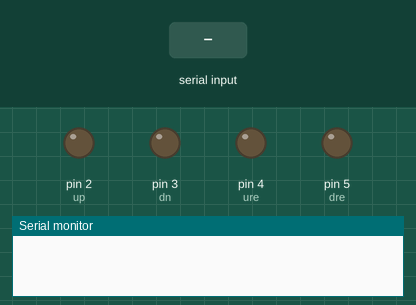
A sketch run on a simulated Arduino Uno, built with avr-gcc and run on an emulated ATmega328P. Shown: output pins drawn as LEDs (lit = HIGH), the last lines printed to the serial monitor. The test bench sets the inputs (shaded band).

Above: at 1.2 s.
1.3 s: "down" received over Serial
At 2.6 s:
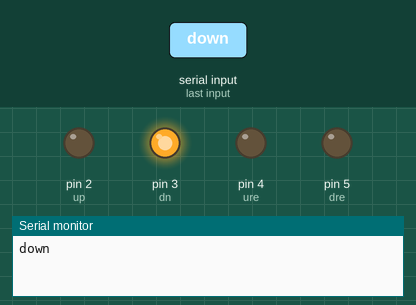
3.8 s: "up" received over Serial
At 5.6 s:
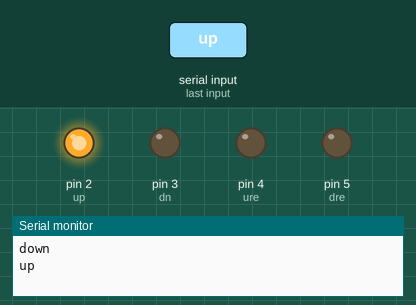
6.3 s: "head down" received over Serial
At 7.8 s:
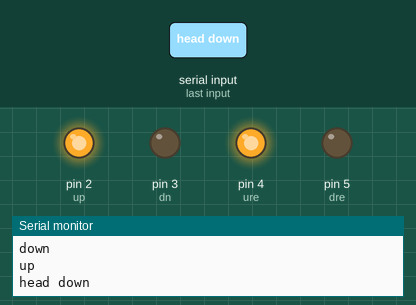
8.8 s: "head up" received over Serial
At 10.9 s:
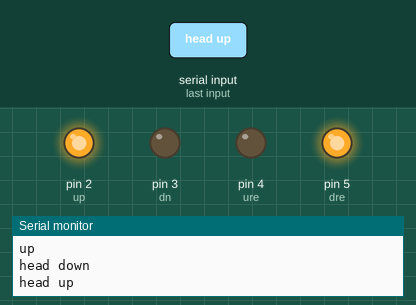
11.3 s: "home" received over Serial
At 12.6 s:
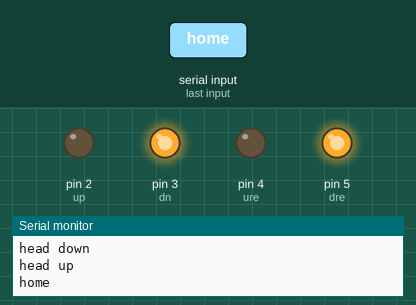
13.8 s: "head down" received over Serial
At 15.9 s:
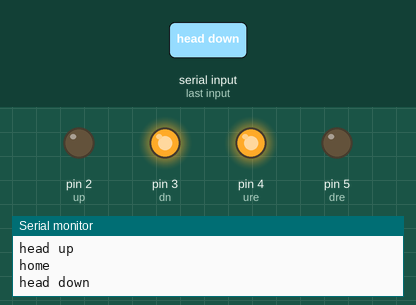
Timing chart, 0 to 24.4 s (numbered marks = the images above; inputs shaded):
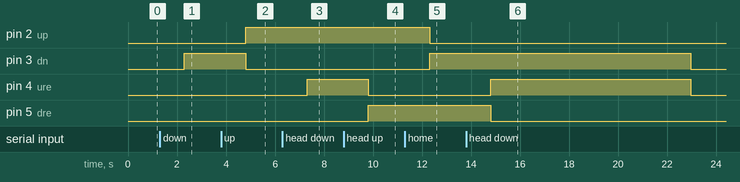

The sketch:

dental_chair.ino
```cpp
int up = 2, dn = 3, ure = 4, dre = 5;
int cm = 0, sdel = 0;
String dat = "";
void setup() {
  Serial.begin(9600);
  pinMode(up, OUTPUT);
  digitalWrite(up, 0);
  pinMode(dn, OUTPUT);
  digitalWrite(dn, 0);
  pinMode(ure, OUTPUT);
  digitalWrite(ure, 0);
  pinMode(dre, OUTPUT);
  digitalWrite(dre, 0);
  OCR1A = 0xAF;
  TIMSK1 |= _BV(OCIE1A);
}

ISR(TIMER1_COMPA_vect)
{

  if (cm == 1)
   {
    sdel++;  //Serial.println("int");
    if (sdel == 8000) {
      cm = 0;
      sdel = 0;
      Serial.println("int off");
      digitalWrite(up, 0);
      digitalWrite(dn, 0);
      digitalWrite(ure, 0);
      digitalWrite(dre, 0);
    }
  }
}

void loop() {
  if (Serial.available()) {
    dat = Serial.readString();
    if (dat == "down") {
      cm = 1;
      sdel = 0;
      Serial.println("down");
      digitalWrite(up, 0);
      digitalWrite(dn, 1);
    }
    if (dat == "up") {
      cm = 1;
      sdel = 0;
      Serial.println("up");
      digitalWrite(up, 1);
      digitalWrite(dn, 0);
    }

    if (dat == "head down") {

      cm = 1;
      sdel = 0;
      Serial.println("head down");
      digitalWrite(ure, 1);
      digitalWrite(dre, 0);
    }
    if (dat == "head up") {
      cm = 1;
      sdel = 0;
      Serial.println("head up");
      digitalWrite(ure, 0);
      digitalWrite(dre, 1);
    }
    if (dat == "home") {
      cm = 1;
      sdel = 0;
      Serial.println("home");
      digitalWrite(up, 0);
      digitalWrite(dn, 1);
      digitalWrite(ure, 0);
      digitalWrite(dre, 1);
    }
    if (dat == "stop") {
      Serial.println("stop");
      digitalWrite(up, 0);
      digitalWrite(dn, 0);
      digitalWrite(ure, 0);
      digitalWrite(dre, 0);
    }
  }
}
```

Measured:
- after the input at 1.3 s, pin 3 (dn): LOW → HIGH after 1.0 s
- after the input at 3.8 s, pin 2 (up): LOW → HIGH after 1.0 s; pin 3 (dn): HIGH → LOW after 1.0 s
- after the input at 6.3 s, pin 4 (ure): LOW → HIGH after 1.0 s
- after the input at 8.8 s, pin 4 (ure): HIGH → LOW after 1.0 s; pin 5 (dre): LOW → HIGH after 1.0 s
- after the input at 11.3 s, pin 2 (up): HIGH → LOW after 1.0 s; pin 3 (dn): LOW → HIGH after 1.0 s
- after the input at 13.8 s, pin 3 (dn): HIGH → LOW after 9.2 s instead of 6.7 s; pin 4 (ure): LOW → HIGH after 1.0 s, → LOW 8.2 s later; pin 5 (dre): HIGH → LOW after 1.0 s instead of 6.7 s
